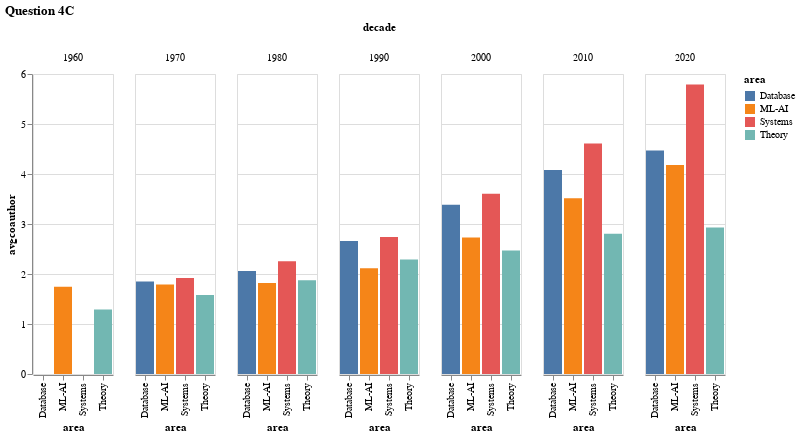

The cell this chart's notebook holds for it:
### Code cell
avg_authors_df = sql_to_df(avg_authors, ['decade', 'area', 'avgcoauthor'])
avg_authors_df.avgcoauthor = pd.to_numeric(avg_authors_df.avgcoauthor)


alt.Chart(avg_authors_df, title="Question 4C").mark_bar().encode(
    x='area:O',
    y='avgcoauthor:Q',
    color='area:N',
    column='decade:N'
)

### Figure 1 — Vega-Lite specification as saved in the notebook (floating-point values rounded to 4 significant figures)
{"config": {"view": {"continuousWidth": 400, "continuousHeight": 300}}, "data": {"name": "data-70f5fcee407ef37803386992c098d00d"}, "mark": "bar", "encoding": {"color": {"field": "area", "type": "nominal"}, "column": {"field": "decade", "type": "nominal"}, "x": {"field": "area", "type": "ordinal"}, "y": {"field": "avgcoauthor", "type": "quantitative"}}, "title": "Question 4C", "$schema": "https://vega.github.io/schema/vega-lite/v4.17.0.json", "datasets": {"data-70f5fcee407ef37803386992c098d00d": [{"decade": 1960, "area": "ML-AI", "avgcoauthor": 1.746}, {"decade": 1960, "area": "Theory", "avgcoauthor": 1.29}, {"decade": 1970, "area": "Database", "avgcoauthor": 1.848}, {"decade": 1970, "area": "ML-AI", "avgcoauthor": 1.792}, {"decade": 1970, "area": "Systems", "avgcoauthor": 1.918}, {"decade": 1970, "area": "Theory", "avgcoauthor": 1.578}, {"decade": 1980, "area": "Database", "avgcoauthor": 2.061}, {"decade": 1980, "area": "ML-AI", "avgcoauthor": 1.822}, {"decade": 1980, "area": "Systems", "avgcoauthor": 2.257}, {"decade": 1980, "area": "Theory", "avgcoauthor": 1.874}, {"decade": 1990, "area": "Database", "avgcoauthor": 2.659}, {"decade": 1990, "area": "ML-AI", "avgcoauthor": 2.115}, {"decade": 1990, "area": "Systems", "avgcoauthor": 2.742}, {"decade": 1990, "area": "Theory", "avgcoauthor": 2.291}, {"decade": 2000, "area": "Database", "avgcoauthor": 3.384}, {"decade": 2000, "area": "ML-AI", "avgcoauthor": 2.728}, {"decade": 2000, "area": "Systems", "avgcoauthor": 3.603}, {"decade": 2000, "area": "Theory", "avgcoauthor": 2.472}, {"decade": 2010, "area": "Database", "avgcoauthor": 4.078}, {"decade": 2010, "area": "ML-AI", "avgcoauthor": 3.513}, {"decade": 2010, "area": "Systems", "avgcoauthor": 4.609}, {"decade": 2010, "area": "Theory", "avgcoauthor": 2.804}, {"decade": 2020, "area": "Database", "avgcoauthor": 4.472}, {"decade": 2020, "area": "ML-AI", "avgcoauthor": 4.181}, {"decade": 2020, "area": "Systems", "avgcoauthor": 5.792}, {"decade": 2020, "area": "Theory", "avgcoauthor": 2.932}]}}
